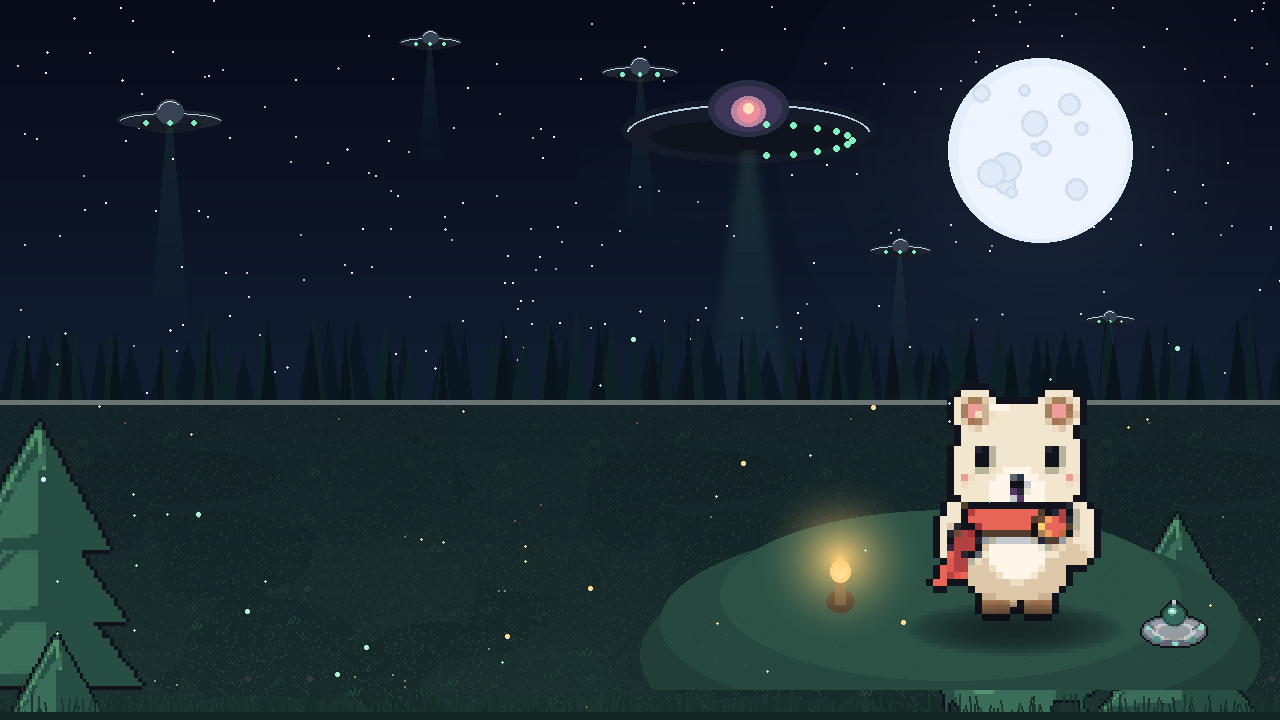
#> input picture assets/art/ui/title_bg.png, 1280 x 720 px
$ python gen_menu_backdrop.py
#> lines starting #> are read from the running program, lines starting #| are printed output that depends on the picture
"""Blurred full-bleed backdrop used behind the 16:9 menu safe area."""
from __future__ import annotations

import os

from PIL import Image, ImageEnhance, ImageFilter

ROOT = os.path.join(os.path.dirname(__file__), "..", "assets", "art", "ui")
SOURCE = os.path.join(ROOT, "title_bg.png")
DEST = os.path.join(ROOT, "menu_backdrop.png")


def main():
    im = Image.open(SOURCE).convert("RGB")
    im = im.resize((480, 270), Image.Resampling.LANCZOS)
#> im: PIL image 480x270 RGB
    im = im.filter(ImageFilter.GaussianBlur(18))
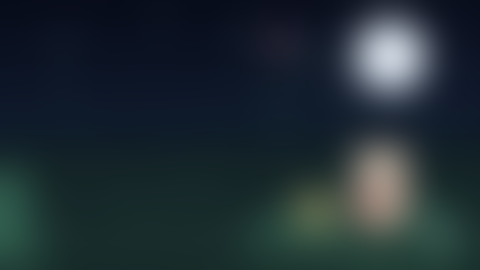
#> im: PIL image 480x270 RGB; mean R, G, B 32.2, 45.5, 52.1
    im = ImageEnhance.Brightness(im).enhance(0.55)
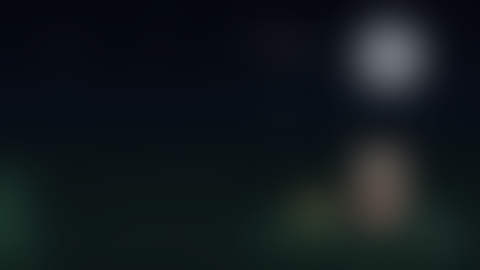
#> im: PIL image 480x270 RGB; mean R, G, B 17.2, 24.5, 28.2
    im = ImageEnhance.Color(im).enhance(0.8)
    im.save(DEST)
    print("menu backdrop done")


if __name__ == "__main__":
    main()
